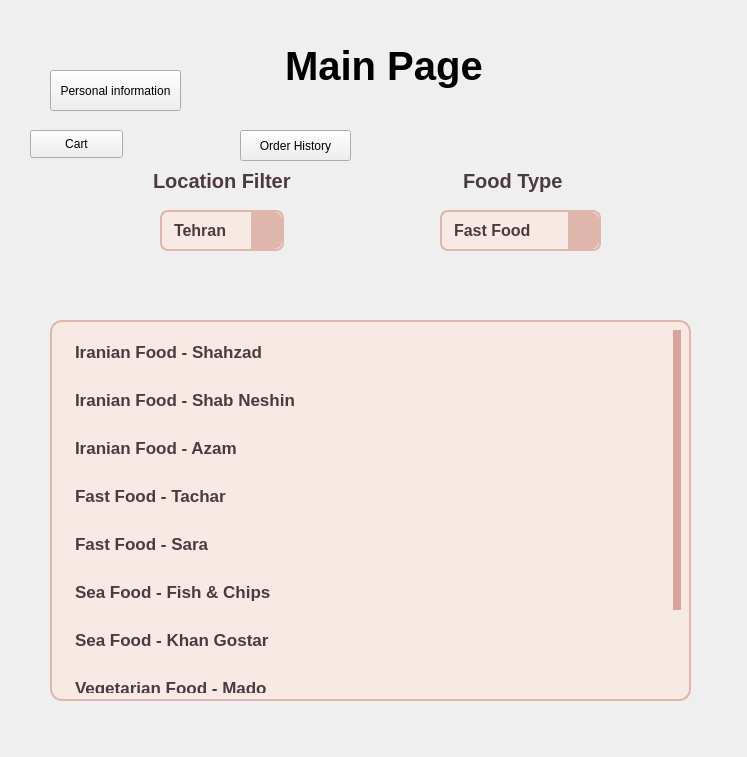
<?xml version="1.0" encoding="UTF-8"?>
<ui version="4.0">
 <class>Home</class>
 <widget class="QWidget" name="Home">
  <property name="geometry">
   <rect>
    <x>0</x>
    <y>0</y>
    <width>747</width>
    <height>757</height>
   </rect>
  </property>
  <property name="windowTitle">
   <string>Form</string>
  </property>
  <widget class="QLabel" name="label">
   <property name="geometry">
    <rect>
     <x>-10</x>
     <y>-10</y>
     <width>761</width>
     <height>791</height>
    </rect>
   </property>
   <property name="text">
    <string/>
   </property>
   <property name="pixmap">
    <pixmap>../../Downloads/ChatGPT Image Jun 25, 2025, 01_41_44 PM.png</pixmap>
   </property>
  </widget>
  <widget class="QComboBox" name="City_comboBox">
   <property name="geometry">
    <rect>
     <x>160</x>
     <y>210</y>
     <width>124</width>
     <height>41</height>
    </rect>
   </property>
   <property name="styleSheet">
    <string notr="true">QComboBox {
    background-color: #f7e9e3;          /* نود لطیف */
    border: 2px solid #deb6ab;          /* رزگلد */
    border-radius: 8px;
    padding: 6px 12px;
    color: #4b3b40;
    font-family: &quot;Vazir&quot;, &quot;Segoe UI&quot;, sans-serif;
    font-size: 16px;
    font-weight: bold;
}

QComboBox:hover {
    border: 2px solid #d19a91;
    background-color: #f2d4c9;
}

QComboBox::drop-down {
    subcontrol-origin: padding;
    subcontrol-position: top right;
    width: 30px;
    border-left: 1px solid #deb6ab;
    background-color: #deb6ab;
    border-top-right-radius: 8px;
    border-bottom-right-radius: 8px;
}

QComboBox::down-arrow {
    image: url(:/icons/down_arrow.png); /* آیکن دلخواه: اختیاری */
    width: 14px;
    height: 14px;
}

QComboBox QAbstractItemView {
    background-color: #fdf2ef;
    border: 1px solid #deb6ab;
    selection-background-color: #e4bfb3;
    selection-color: white;
}</string>
   </property>
   <item>
    <property name="text">
     <string>Tehran</string>
    </property>
   </item>
   <item>
    <property name="text">
     <string>Esfahan</string>
    </property>
   </item>
   <item>
    <property name="text">
     <string>Ardebil</string>
    </property>
   </item>
   <item>
    <property name="text">
     <string>Alborz</string>
    </property>
   </item>
   <item>
    <property name="text">
     <string>Khorasan Razavi</string>
    </property>
   </item>
   <item>
    <property name="text">
     <string>Semnan</string>
    </property>
   </item>
   <item>
    <property name="text">
     <string>Fars</string>
    </property>
   </item>
   <item>
    <property name="text">
     <string>Qazvin</string>
    </property>
   </item>
   <item>
    <property name="text">
     <string>Qom</string>
    </property>
   </item>
   <item>
    <property name="text">
     <string>Kordestan</string>
    </property>
   </item>
   <item>
    <property name="text">
     <string>Kermanshah</string>
    </property>
   </item>
   <item>
    <property name="text">
     <string>Gilan</string>
    </property>
   </item>
   <item>
    <property name="text">
     <string>Mazandaran</string>
    </property>
   </item>
   <item>
    <property name="text">
     <string>Hormozgan</string>
    </property>
   </item>
   <item>
    <property name="text">
     <string>Hamedan</string>
    </property>
   </item>
   <item>
    <property name="text">
     <string>Yazd</string>
    </property>
   </item>
  </widget>
  <widget class="QLabel" name="Food_label">
   <property name="geometry">
    <rect>
     <x>450</x>
     <y>160</y>
     <width>131</width>
     <height>41</height>
    </rect>
   </property>
   <property name="styleSheet">
    <string notr="true">QLabel {
    background-color: transparent;
    color: #4b3b40;
    font-family: &quot;B Nazanin&quot;, &quot;Vazir&quot;, &quot;Segoe UI&quot;, sans-serif;
    font-size: 20px;
    font-weight: bold;
    padding: 6px 8px;
    /* بدون بوردر */
}
</string>
   </property>
   <property name="text">
    <string>Food Type</string>
   </property>
  </widget>
  <widget class="QComboBox" name="comboBox">
   <property name="geometry">
    <rect>
     <x>440</x>
     <y>210</y>
     <width>161</width>
     <height>41</height>
    </rect>
   </property>
   <property name="styleSheet">
    <string notr="true">QComboBox {
    background-color: #f7e9e3;          /* نود لطیف */
    border: 2px solid #deb6ab;          /* رزگلد */
    border-radius: 8px;
    padding: 6px 12px;
    color: #4b3b40;
    font-family: &quot;Vazir&quot;, &quot;Segoe UI&quot;, sans-serif;
    font-size: 16px;
    font-weight: bold;
}

QComboBox:hover {
    border: 2px solid #d19a91;
    background-color: #f2d4c9;
}

QComboBox::drop-down {
    subcontrol-origin: padding;
    subcontrol-position: top right;
    width: 30px;
    border-left: 1px solid #deb6ab;
    background-color: #deb6ab;
    border-top-right-radius: 8px;
    border-bottom-right-radius: 8px;
}

QComboBox::down-arrow {
    image: url(:/icons/down_arrow.png); /* آیکن دلخواه: اختیاری */
    width: 14px;
    height: 14px;
}

QComboBox QAbstractItemView {
    background-color: #fdf2ef;
    border: 1px solid #deb6ab;
    selection-background-color: #e4bfb3;
    selection-color: white;
}</string>
   </property>
   <item>
    <property name="text">
     <string>Fast Food</string>
    </property>
   </item>
   <item>
    <property name="text">
     <string>Iranian Food</string>
    </property>
   </item>
   <item>
    <property name="text">
     <string>Sea Food</string>
    </property>
   </item>
   <item>
    <property name="text">
     <string>Vegetarian Food</string>
    </property>
   </item>
  </widget>
  <widget class="QLabel" name="Location_label">
   <property name="geometry">
    <rect>
     <x>140</x>
     <y>160</y>
     <width>161</width>
     <height>41</height>
    </rect>
   </property>
   <property name="styleSheet">
    <string notr="true">QLabel {
    background-color: transparent;
    color: #4b3b40;
    font-family: &quot;B Nazanin&quot;, &quot;Vazir&quot;, &quot;Segoe UI&quot;, sans-serif;
    font-size: 20px;
    font-weight: bold;
    padding: 6px 8px;
    /* بدون بوردر */
}
</string>
   </property>
   <property name="text">
    <string>Location Filter</string>
   </property>
  </widget>
  <widget class="QListWidget" name="listWidget">
   <property name="geometry">
    <rect>
     <x>50</x>
     <y>320</y>
     <width>641</width>
     <height>381</height>
    </rect>
   </property>
   <property name="styleSheet">
    <string notr="true">QListWidget {
    background-color: #f7e9e3;
    border: 2px solid #deb6ab;
    border-radius: 12px;
    padding: 6px;
    color: #4b3b40;
    font-family: &quot;B Nazanin&quot;, &quot;Vazir&quot;, &quot;Segoe UI&quot;, sans-serif;
    font-size: 17px;
    font-weight: bold;
}

QListWidget::item {
    background-color: transparent;
    padding: 10px;
    border-radius: 8px;
    margin: 4px;
    transition: all 0.3s ease;
}

QListWidget::item:hover {
    background-color: #f2d4c9;
    color: #3a2b2e;
}

QListWidget::item:selected {
    background-color: #e4bfb3;
    color: white;
    font-weight: 900;
    border: 1px solid #d19a91;
}

/* --- Scrollbar عمودی --- */
QScrollBar:vertical {
    background: #f7e9e3;
    width: 12px;
    margin: 2px;
    border-radius: 6px;
}

QScrollBar::handle:vertical {
    background: #d8a29d;
    min-height: 20px;
    border-radius: 6px;
}

QScrollBar::handle:vertical:hover {
    background: #c98682;
}

QScrollBar::add-line:vertical,
QScrollBar::sub-line:vertical {
    height: 0px;
}

QScrollBar::add-page:vertical, 
QScrollBar::sub-page:vertical {
    background: none;
}
</string>
   </property>
   <property name="viewMode">
    <enum>QListView::ListMode</enum>
   </property>
   <item>
    <property name="text">
     <string>Iranian Food - Shahzad</string>
    </property>
   </item>
   <item>
    <property name="text">
     <string>Iranian Food - Shab Neshin</string>
    </property>
   </item>
   <item>
    <property name="text">
     <string>Iranian Food - Azam</string>
    </property>
   </item>
   <item>
    <property name="text">
     <string>Fast Food - Tachar</string>
    </property>
   </item>
   <item>
    <property name="text">
     <string>Fast Food - Sara</string>
    </property>
   </item>
   <item>
    <property name="text">
     <string>Sea Food - Fish &amp; Chips</string>
    </property>
   </item>
   <item>
    <property name="text">
     <string>Sea Food - Khan Gostar</string>
    </property>
   </item>
   <item>
    <property name="text">
     <string>Vegetarian Food - Mado</string>
    </property>
   </item>
   <item>
    <property name="text">
     <string>Vegetarian Food - Zima</string>
    </property>
   </item>
  </widget>
  <widget class="QLabel" name="label_2">
   <property name="geometry">
    <rect>
     <x>260</x>
     <y>30</y>
     <width>251</width>
     <height>71</height>
    </rect>
   </property>
   <property name="styleSheet">
    <string notr="true">QLabel {
    background-color: transparent;
    font-family: &quot;B Nazanin&quot;, &quot;Vazir&quot;, &quot;Segoe UI&quot;, sans-serif;
    font-size: 40px;
    font-weight: 700;
    padding: 8px 14px;
    color: qlineargradient(
        x1:0, y1:0, x2:1, y2:0,
        stop:0 #deb6ab,
        stop:1 #4b3b40
    );
    border-radius: 10px;
    text-shadow: 2px 2px 5px rgba(222, 182, 171, 0.5);
    /* بدون transition و هاور */
}
</string>
   </property>
   <property name="text">
    <string>Main Page</string>
   </property>
  </widget>
  <widget class="QPushButton" name="pushButton">
   <property name="geometry">
    <rect>
     <x>30</x>
     <y>130</y>
     <width>93</width>
     <height>28</height>
    </rect>
   </property>
   <property name="text">
    <string>Cart</string>
   </property>
  </widget>
  <widget class="QPushButton" name="pushButton_2">
   <property name="geometry">
    <rect>
     <x>50</x>
     <y>70</y>
     <width>131</width>
     <height>41</height>
    </rect>
   </property>
   <property name="text">
    <string>Personal information</string>
   </property>
  </widget>
  <widget class="QPushButton" name="pushButton_3">
   <property name="geometry">
    <rect>
     <x>240</x>
     <y>130</y>
     <width>111</width>
     <height>31</height>
    </rect>
   </property>
   <property name="text">
    <string>Order History</string>
   </property>
  </widget>
 </widget>
 <resources/>
 <connections/>
</ui>
